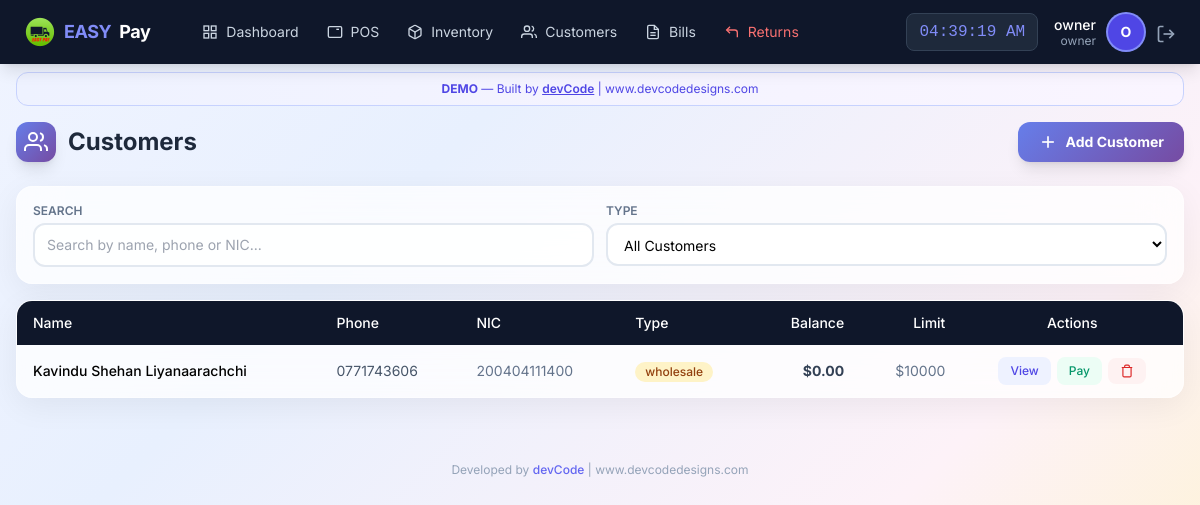
/customer/list (signed in), run on an earlier commit of the app's database.
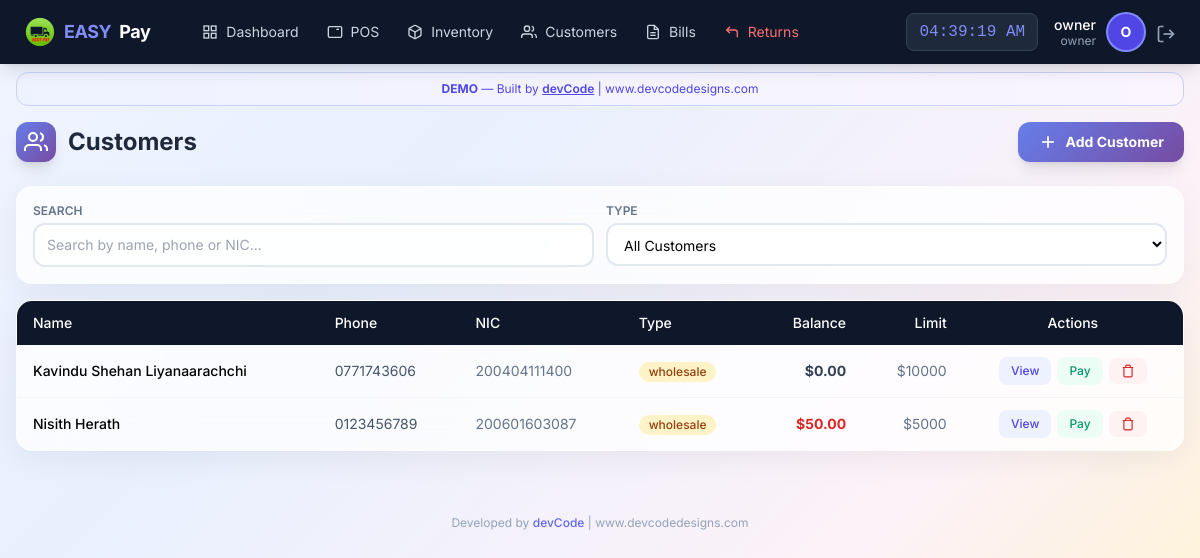
And on a later commit of the database.
### app/models/user.py (models this page shows, shortened)
class User(UserMixin, db.Model):
    __tablename__ = 'users'
    id = db.Column(db.Integer, primary_key=True)
    username = db.Column(db.String(50), unique=True, nullable=False)
    email = db.Column(db.String(120), unique=True, nullable=False)
    password_hash = db.Column(db.String(255), nullable=False)
    role = db.Column(db.String(20), default='staff')  # owner, manager, staff
    is_active = db.Column(db.Boolean, default=True)
    created_at = db.Column(db.DateTime, default=datetime.utcnow)
    last_login = db.Column(db.DateTime)
    orders = db.relationship('Order', backref='cashier_rel', lazy=True, foreign_keys='Order.user_id')

### app/models/customer.py (models this page shows, shortened)
class Customer(db.Model):
    __tablename__ = 'customers'
    id = db.Column(db.Integer, primary_key=True)
    name = db.Column(db.String(100), nullable=False)
    phone = db.Column(db.String(20), unique=True, nullable=False)
    email = db.Column(db.String(120))
    address = db.Column(db.Text)
    nic = db.Column(db.String(20), unique=True, nullable=False)  # National ID Card - mandatory & unique
    customer_type = db.Column(db.String(20), default='retail')
    balance = db.Column(db.Float, default=0.0)
    credit_limit = db.Column(db.Float, default=5000.0)
    total_purchases = db.Column(db.Float, default=0.0)
    total_paid = db.Column(db.Float, default=0.0)
    is_active = db.Column(db.Boolean, default=True)
    notes = db.Column(db.Text)
    created_at = db.Column(db.DateTime, default=datetime.now)
    updated_at = db.Column(db.DateTime, default=datetime.now, onupdate=datetime.now)
    orders = db.relationship('Order', backref='customer_rel', lazy=True)
    payments = db.relationship('Payment', backref='customer_rel', lazy=True)

### app/routes/customer.py (the view)
@customer_bp.route('/list')
@login_required
def list_customers():
    customers = Customer.query.filter_by(is_active=True).order_by(Customer.customer_type, Customer.name).all()
    return render_template('customer/list.html', customers=customers)

### app/models/user.py (called while the page is built)
@login_manager.user_loader
def load_user(user_id):
    return User.query.get(int(user_id))

### app/templates/customer/list.html (shortened to what this page needs)
{% extends "base.html" %}
{% block content %}
<div class="max-w-7xl mx-auto px-2 sm:px-4 py-3 sm:py-4">
    <div class="flex flex-col sm:flex-row justify-between items-start sm:items-center gap-2 sm:gap-3 mb-4 sm:mb-6">
        <h1 class="text-lg sm:text-2xl font-bold text-slate-800 flex items-center gap-2 sm:gap-3">
            <span class="w-8 h-8 sm:w-10 sm:h-10 gradient-indigo rounded-lg sm:rounded-xl flex items-center justify-center shadow-lg flex-shrink-0">
                <svg class="w-4 h-4 sm:w-6 sm:h-6 text-white" viewBox="0 0 24 24" fill="none" stroke="currentColor" stroke-width="2">
                    <path d="M17 21v-2a4 4 0 0 0-4-4H5a4 4 0 0 0-4 4v2"></path>
                    <circle cx="9" cy="7" r="4"></circle>
                    <path d="M23 21v-2a4 4 0 0 0-3-3.87"></path>
                    <path d="M16 3.13a4 4 0 0 1 0 7.75"></path>
                </svg>
            </span>
            <span class="xs:hidden">Customers</span>
        </h1>
        <button onclick="showAddCustomer()" class="gradient-indigo text-white px-3 sm:px-5 py-2 sm:py-2.5 rounded-xl font-bold hover:opacity-90 transition flex items-center gap-1.5 sm:gap-2 shadow-lg text-xs sm:text-sm w-full sm:w-auto justify-center">
            <svg class="w-4 h-4 sm:w-5 sm:h-5" viewBox="0 0 24 24" fill="none" stroke="currentColor" stroke-width="2">
                <line x1="12" y1="5" x2="12" y2="19"></line>
                <line x1="5" y1="12" x2="19" y2="12"></line>
            </svg>
            Add Customer
        </button>
    </div>
    <div class="glass-card rounded-xl sm:rounded-2xl p-3 sm:p-4 mb-3 sm:mb-4">
        <div class="grid grid-cols-1 sm:grid-cols-2 gap-2 sm:gap-3">
            <div>
                <label class="block text-[10px] sm:text-xs font-semibold text-slate-500 uppercase mb-1">Search</label>
                <input type="text" id="custSearch" class="w-full border-2 border-slate-200 rounded-lg sm:rounded-xl px-2 sm:px-3 py-1.5 sm:py-2.5 text-xs sm:text-sm bg-white/80 focus:border-indigo-400 focus:outline-none"
                       placeholder="Search by name, phone or NIC..." onkeyup="filterTable()">
            </div>
            <div>
                <label class="block text-[10px] sm:text-xs font-semibold text-slate-500 uppercase mb-1">Type</label>
                <select id="typeFilter" class="w-full border-2 border-slate-200 rounded-lg sm:rounded-xl px-2 sm:px-3 py-1.5 sm:py-2.5 text-xs sm:text-sm bg-white/80 focus:border-indigo-400 focus:outline-none" onchange="filterTable()">
                    <option value="all">All Customers</option>
                </select>
            </div>
        </div>
    </div>
    <div class="hidden lg:block glass-card rounded-2xl overflow-hidden">
        <div class="overflow-x-auto">
            <table class="w-full text-sm" id="custTable">
                <thead>
                    <tr class="bg-slate-900 text-white">
                        <th class="px-4 py-3 text-left font-medium">Name</th>
                        <th class="px-4 py-3 text-left font-medium">Phone</th>
                        <th class="px-4 py-3 text-left font-medium">NIC</th>
                        <th class="px-4 py-3 text-left font-medium">Type</th>
                        <th class="px-4 py-3 text-right font-medium">Balance</th>
                        <th class="px-4 py-3 text-right font-medium">Limit</th>
                        <th class="px-4 py-3 text-center font-medium">Actions</th>
                    </tr>
                </thead>
                <tbody class="divide-y divide-slate-100">
                    {% for customer in customers %}
                    <tr class="hover:bg-slate-50 transition customer-row" data-type="{{ customer.customer_type }}">
                        <td class="px-4 py-3 font-medium">{{ customer.name }}</td>
                        <td class="px-4 py-3 text-slate-600">{{ customer.phone }}</td>
                        <td class="px-4 py-3 text-slate-500">{{ customer.nic or '-' }}</td>
                        <td class="px-4 py-3">
                            <span class="inline-flex items-center px-2.5 py-0.5 rounded-full text-xs font-medium {{ 'bg-amber-100 text-amber-800' if customer.customer_type == 'wholesale' else 'bg-blue-100 text-blue-800' }}">
                                {{ customer.customer_type }}
                            </span>
                        </td>
                        <td class="px-4 py-3 text-right font-bold {{ 'text-red-600' if customer.balance > 0 else 'text-slate-700' }}">${{ "%.2f"|format(customer.balance) }}</td>
                        <td class="px-4 py-3 text-right text-slate-500">${{ "%.0f"|format(customer.credit_limit) }}</td>
                        <td class="px-4 py-3">
                            <div class="flex items-center justify-center gap-1.5">
                                <button onclick="viewCustomer({{ customer.id }})" class="px-3 py-1.5 bg-indigo-50 text-indigo-600 text-xs font-medium rounded-lg hover:bg-indigo-100">View</button>
                                <button onclick="showPayment({{ customer.id }}, '{{ customer.name }}', {{ customer.balance }})" class="px-3 py-1.5 bg-emerald-50 text-emerald-600 text-xs font-medium rounded-lg hover:bg-emerald-100">Pay</button>
                                <button onclick="confirmDelete({{ customer.id }}, '{{ customer.name }}')" class="px-3 py-1.5 bg-red-50 text-red-600 text-xs font-medium rounded-lg hover:bg-red-100">
                                    <svg class="w-3.5 h-3.5" viewBox="0 0 24 24" fill="none" stroke="currentColor" stroke-width="2"><polyline points="3 6 5 6 21 6"></polyline><path d="M19 6v14a2 2 0 0 1-2 2H7a2 2 0 0 1-2-2V6m3 0V4a2 2 0 0 1 2-2h4a2 2 0 0 1 2 2v2"></path></svg>
                                </button>
                            </div>
                        </td>
                    </tr>
                    {% else %}
                    <tr><td colspan="7" class="px-4 py-8 text-center text-slate-400">No customers found</td></tr>
                    {% endfor %}
                </tbody>
            </table>
        </div>
    </div>
</div>
{% endblock %}

### app/templates/base.html (shortened to what this page needs)
<!DOCTYPE html>
<html lang="en">
<head>
    <script src="https://cdn.tailwindcss.com"></script>
</head>
<body class="bg-slate-100 min-h-screen">
    <nav class="bg-slate-900 text-white shadow-lg fixed top-0 left-0 right-0 z-50">
        <div class="flex justify-between items-center px-4 lg:px-6 h-16">
            <div class="flex items-center gap-6">
                <a href="{{ url_for('pos.dashboard') }}" class="flex items-center gap-2 text-lg font-bold tracking-tight">
                    <img src="{{ url_for('static', filename='img/easypay-logo.png') }}"
                        alt="EASY PAY"
                        class="w-8 h-8 object-contain">
                    <span class="text-indigo-400">EASY</span>Pay
                </a>
                {% if current_user.is_authenticated %}
                <div class="hidden lg:flex items-center gap-1 ml-4">
                    <a href="{{ url_for('pos.dashboard') }}" class="nav-link px-3 py-2 text-sm text-slate-300 hover:text-white flex items-center gap-2">
                        <svg class="icon-sm" viewBox="0 0 24 24" fill="none" stroke="currentColor" stroke-width="2">
                            <rect x="3" y="3" width="7" height="7"></rect><rect x="14" y="3" width="7" height="7"></rect>
                            <rect x="14" y="14" width="7" height="7"></rect><rect x="3" y="14" width="7" height="7"></rect>
                        </svg>
                        Dashboard
                    </a>
                    <a href="{{ url_for('pos.terminal') }}" class="nav-link px-3 py-2 text-sm text-slate-300 hover:text-white flex items-center gap-2">
                        <svg class="icon-sm" viewBox="0 0 24 24" fill="none" stroke="currentColor" stroke-width="2">
                            <rect x="2" y="4" width="20" height="16" rx="2"></rect>
                            <line x1="6" y1="8" x2="6" y2="8"></line><line x1="10" y1="8" x2="10" y2="8"></line>
                            <line x1="14" y1="8" x2="18" y2="8"></line>
                        </svg>
                        POS
                    </a>
                    <a href="{{ url_for('inventory.manage') }}" class="nav-link px-3 py-2 text-sm text-slate-300 hover:text-white flex items-center gap-2">
                        Inventory
                    </a>
                    <a href="{{ url_for('customer.list_customers') }}" class="nav-link px-3 py-2 text-sm text-slate-300 hover:text-white flex items-center gap-2">
                        <svg class="icon-sm" viewBox="0 0 24 24" fill="none" stroke="currentColor" stroke-width="2">
                            <path d="M17 21v-2a4 4 0 0 0-4-4H5a4 4 0 0 0-4 4v2"></path>
                            <circle cx="9" cy="7" r="4"></circle>
                            <path d="M23 21v-2a4 4 0 0 0-3-3.87"></path>
                            <path d="M16 3.13a4 4 0 0 1 0 7.75"></path>
                        </svg>
                        Customers
                    </a>
                    {% if current_user.role in ['owner','manager'] %}
                    <a href="{{ url_for('pos.bills') }}" class="nav-link px-3 py-2 text-sm text-slate-300 hover:text-white flex items-center gap-2">
                        <svg class="icon-sm" viewBox="0 0 24 24" fill="none" stroke="currentColor" stroke-width="2">
                            <path d="M14 2H6a2 2 0 0 0-2 2v16a2 2 0 0 0 2 2h12a2 2 0 0 0 2-2V8z"></path>
                            <polyline points="14 2 14 8 20 8"></polyline>
                            <line x1="16" y1="13" x2="8" y2="13"></line><line x1="16" y1="17" x2="8" y2="17"></line>
                        </svg>
                        Bills
                    </a>
                    <a href="{{ url_for('pos.returns') }}" class="nav-link px-3 py-2 text-sm text-red-400 hover:text-red-300 flex items-center gap-2">
                        <svg class="icon-sm" viewBox="0 0 24 24" fill="none" stroke="currentColor" stroke-width="2">
                            <polyline points="9 14 4 9 9 4"></polyline>
                            <path d="M20 20v-7a4 4 0 0 0-4-4H4"></path>
                        </svg>
                        Returns
                    </a>
                    {% endif %}
                </div>
                {% endif %}
            </div>
            {% if current_user.is_authenticated %}
            <div class="flex items-center gap-4">
                <span id="liveClock" class="hidden sm:block text-base font-mono bg-slate-800 px-3 py-1.5 rounded-lg text-indigo-400 border border-slate-700"></span>
                <div class="flex items-center gap-3">
                    <div class="hidden sm:block text-right">
                        <p class="text-sm font-medium leading-tight">{{ current_user.username }}</p>
                        <p class="text-xs text-slate-400 leading-tight">{{ current_user.role }}</p>
                    </div>
                    <div class="w-9 h-9 bg-indigo-600 rounded-full flex items-center justify-center text-sm font-bold ring-2 ring-indigo-400">
                        {{ current_user.username[0]|upper }}
                    </div>
                    <a href="{{ url_for('auth.logout') }}" class="text-slate-400 hover:text-red-400 transition" title="Logout">
                        <svg class="icon" viewBox="0 0 24 24" fill="none" stroke="currentColor" stroke-width="2">
                            <path d="M9 21H5a2 2 0 0 1-2-2V5a2 2 0 0 1 2-2h4"></path>
                            <polyline points="16 17 21 12 16 7"></polyline>
                            <line x1="21" y1="12" x2="9" y2="12"></line>
                        </svg>
                    </a>
                </div>
            </div>
            {% endif %}
        </div>
    </nav>
    <div class="pt-16 pb-20 lg:pb-4">
        <div class="max-w-7xl mx-auto px-4 mt-2">
            <div class="bg-gradient-to-r from-indigo-50 to-purple-50 border border-indigo-200 rounded-xl px-4 py-2 text-center text-xs text-indigo-600">
                <strong>DEMO</strong> — Built by <a href="https://www.devcodedesigns.com" target="_blank" class="underline font-semibold hover:text-indigo-800">devCode</a> | www.devcodedesigns.com
            </div>
        </div>
        {% block content %}{% endblock %}
        <footer class="max-w-7xl mx-auto px-4 py-4 text-center text-xs text-slate-400 mt-8">
            Developed by <a href="https://www.devcodedesigns.com" target="_blank" class="text-indigo-500 hover:text-indigo-700 font-medium">devCode</a> | www.devcodedesigns.com
        </footer>
    </div>
</body>
</html>

### app/templates/base.html (style rules this page uses)
body { font-family: 'Inter', system-ui, sans-serif; }
.nav-link { transition: all 0.2s; }
.icon { width: 20px; height: 20px; display: inline-block; vertical-align: middle; }
.icon-sm { width: 16px; height: 16px; }

### app/templates/customer/list.html (style rules this page uses)
body { background: linear-gradient(135deg, #f0f4ff 0%, #e8f0fe 30%, #fdf2f8 70%, #fef3c7 100%); min-height: 100vh; }
.glass-card { background: rgba(255, 255, 255, 0.75); backdrop-filter: blur(20px); -webkit-backdrop-filter: blur(20px); border: 1px solid rgba(255, 255, 255, 0.4); box-shadow: 0 8px 32px rgba(0, 0, 0, 0.06); }
.gradient-indigo { background: linear-gradient(135deg, #667eea 0%, #764ba2 100%); }

What changed in the data, as far as the page shows it:
added Customer: name "Nisith Herath", phone "0123456789", nic "200601603087", customer_type "wholesale", balance "50.00", credit_limit "5000"
